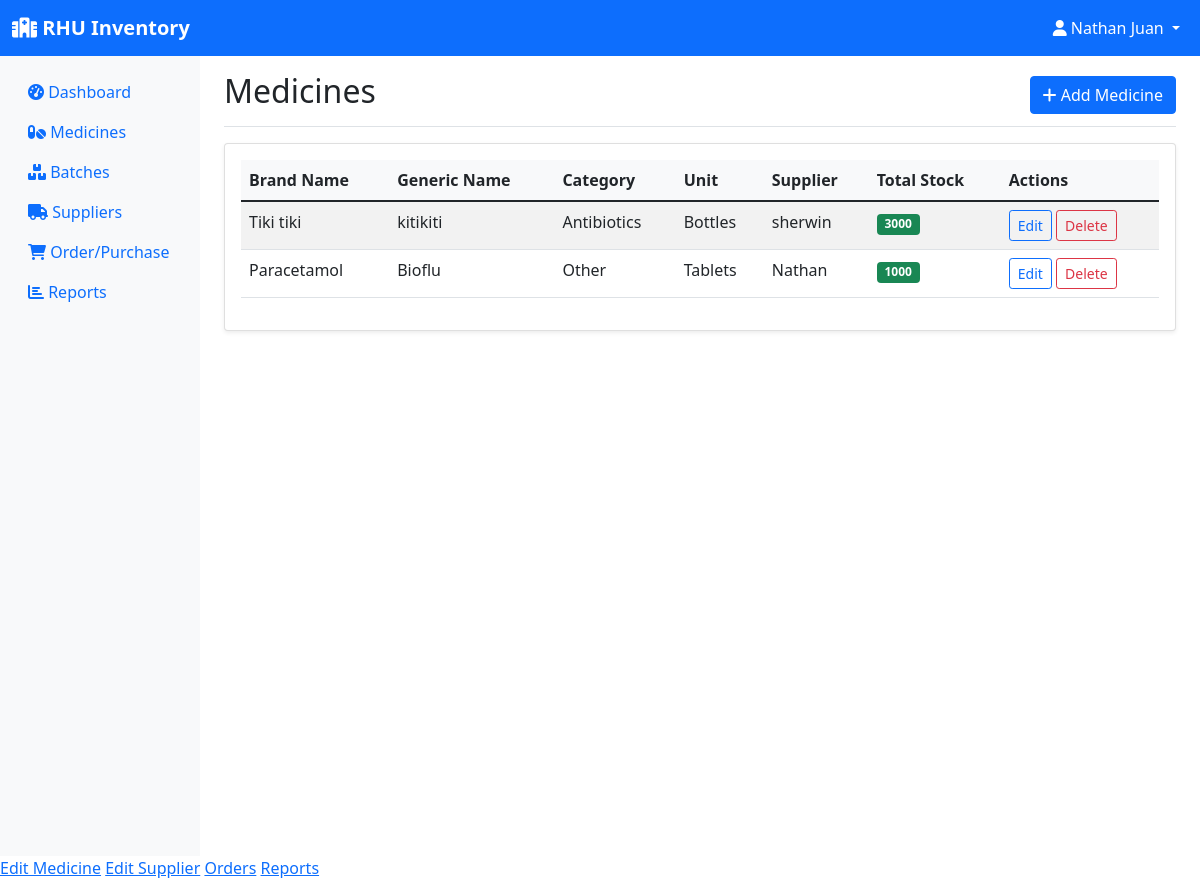
Before: /inventory (signed in) with the older database file.
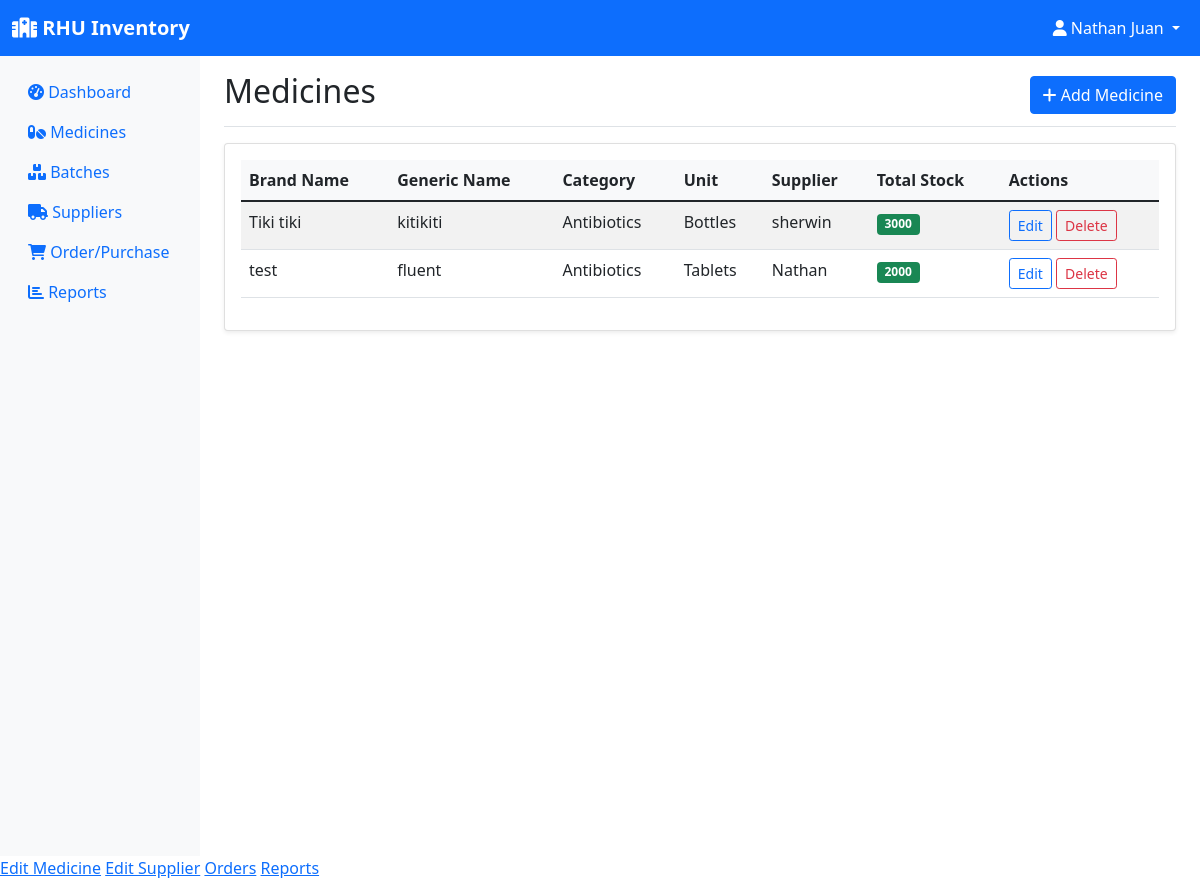
After: the same page with the newer database file.
### models.py (models this page shows, shortened)
class Medicine(db.Model):
    id = db.Column(db.Integer, primary_key=True)
    name = db.Column(db.String(100), nullable=False)
    generic_name = db.Column(db.String(100))
    category = db.Column(db.String(50))
    unit = db.Column(db.String(20))  # e.g., tablets, bottles, etc.
    supplier_id = db.Column(db.Integer, db.ForeignKey('supplier.id'), nullable=False)
    created_at = db.Column(db.DateTime, default=datetime.utcnow)
    batches = db.relationship('Batch', backref='medicine', lazy=True)
    order_items = db.relationship('OrderItem', backref='medicine', lazy=True)
    @property
    def total_quantity(self):
        return sum(batch.quantity for batch in self.batches)

class Batch(db.Model):
    id = db.Column(db.Integer, primary_key=True)
    batch_number = db.Column(db.String(50), nullable=False)
    medicine_id = db.Column(db.Integer, db.ForeignKey('medicine.id'), nullable=False)
    quantity = db.Column(db.Integer, nullable=False)
    expiration_date = db.Column(db.Date, nullable=False)
    manufacturing_date = db.Column(db.Date)
    unit_price = db.Column(db.Float)
    created_at = db.Column(db.DateTime, default=datetime.utcnow)
    transactions = db.relationship('StockTransaction', backref='batch', lazy=True)

class Supplier(db.Model):
    id = db.Column(db.Integer, primary_key=True)
    name = db.Column(db.String(100), nullable=False)
    contact_person = db.Column(db.String(100))
    phone = db.Column(db.String(20))
    email = db.Column(db.String(120))
    address = db.Column(db.String(200))
    created_at = db.Column(db.DateTime, default=datetime.utcnow)
    medicines = db.relationship('Medicine', backref='supplier', lazy=True)
    orders = db.relationship('Order', backref='supplier', lazy=True)

### app.py (the view)
@app.route('/inventory')
@login_required
def inventory():
    medicines = Medicine.query.all()
    return render_template('inventory.html', medicines=medicines)

### app.py (called while the page is built)
@login_manager.user_loader
def load_user(user_id):
    return User.query.get(int(user_id))

### templates/inventory.html (shortened to what this page needs)
{% extends "base.html" %}
{% block content %}
<div class="d-flex justify-content-between flex-wrap flex-md-nowrap align-items-center pt-3 pb-2 mb-3 border-bottom">
    <h1 class="h2">Medicines</h1>
    {% if current_user.role != 'employee' %}
    <a href="{{ url_for('add_medicine') }}" class="btn btn-primary">
        <i class="fas fa-plus"></i> Add Medicine
    </a>
    {% endif %}
</div>
<div class="card">
    <div class="card-body">
        {% if medicines %}
        <div class="table-responsive">
            <table class="table table-striped">
                <thead>
                    <tr>
                        <th>Brand Name</th>
                        <th>Generic Name</th>
                        <th>Category</th>
                        <th>Unit</th>
                        <th>Supplier</th>
                        <th>Total Stock</th>
                        <th>Actions</th>
                    </tr>
                </thead>
                <tbody>
                    {% for medicine in medicines %}
                    <tr>
                        <td>{{ medicine.name }}</td>
                        <td>{{ medicine.generic_name or '-' }}</td>
                        <td>{{ medicine.category or '-' }}</td>
                        <td>{{ medicine.unit or '-' }}</td>
                        <td>{{ medicine.supplier.name }}</td>
                        <td>
                            <span class="badge bg-{{ 'danger' if medicine.total_quantity <= 10 else 'success' }}">
                                {{ medicine.total_quantity }}
                            </span>
                        </td>
                        <td>
                            {% if current_user.role != 'employee' %}
                                <a href="{{ url_for('edit_medicine', id=medicine.id) }}" class="btn btn-sm btn-outline-primary">
                                    Edit
                                </a>
                            {% endif %}
                            <form method="POST" action="{{ url_for('delete_medicine', id=medicine.id) }}" class="d-inline"
                                  onsubmit="return confirm('Are you sure you want to delete this medicine?');">
                                {% if current_user.role == 'admin' %}
                                    <button type="submit" class="btn btn-sm btn-outline-danger">Delete</button>
                                {% endif %}
                            </form>
                        </td>
                    </tr>
                    {% endfor %}
                </tbody>
            </table>
        </div>
        {% else %}
        <div class="text-center py-4">
            <i class="fas fa-pills fa-3x text-muted mb-3"></i>
            <p class="text-muted">No medicines found. <a href="{{ url_for('add_medicine') }}">Add your first medicine</a>.</p>
        </div>
        {% endif %}
    </div>
</div>
{% endblock %}

Changed rows visible on the page:
removed Medicine: name "Paracetamol", generic_name "Bioflu", category "Other", unit "Tablets", supplier.name "Nathan", total_quantity "1000"
added Medicine: name "test", generic_name "fluent", category "Antibiotics", unit "Tablets", supplier.name "Nathan", total_quantity "2000"
